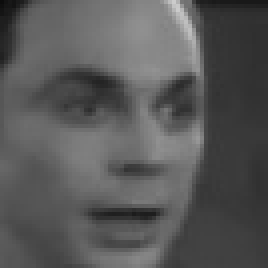
#> input picture Python-code/data/id0/28.jpeg, 67 x 67 px (shown 4 times larger); its folder holds only this picture in this run
$ python FaceRecog_Train.py
#> lines starting #> are read from the running program, lines starting #| are printed output that depends on the picture
#> the answer given: data/id0
import cv2
import os
import numpy as np

def faceDetection(test_img):
    gray_img=cv2.cvtColor(test_img,cv2.COLOR_BGR2GRAY)#convert color image to grayscale
    face_haar_cascade=cv2.CascadeClassifier(r'C:\face detection and behaviour detection\haarcascade_frontalface_default.xml')#Load haar classifier
    faces=face_haar_cascade.detectMultiScale(gray_img,scaleFactor=1.32,minNeighbors=5)#detectMultiScale returns rectangles

    return faces,gray_img

def labels_for_training_data(directory):
#> called with directory = 'data/id0'
    faces=[]
    faceID=[]

    for path,subdirnames,filenames in os.walk(directory):
        for filename in filenames:
            if filename.startswith("."):
                print("Skipping system file")#Skipping files that startwith .
                continue

            id=os.path.basename(path)#fetching subdirectory names
            img_path=os.path.join(path,filename)#fetching image path
            print("img_path:",img_path)
            print("id:",id)
            test_img=cv2.imread(img_path)#loading each image one by one
#> test_img is the input picture: shape (67, 67, 3); min 12, max 204, mean 87.8
            if test_img is None:
                print("Image not loaded properly")
                continue
            faces_rect,gray_img=faceDetection(test_img)#Calling faceDetection function to return faces detected in particular image
#> in faceDetection, `faces=face_haar_cascade.detectMultiScale(gray_img,scaleFactor=1.32,min..`: faces = [[8, 5, 54, 54]]
#> faces_rect = [[8, 5, 54, 54]]
            if len(faces_rect)!=1:
                continue #Since we are assuming only single person images are being fed to classifier
            (x,y,w,h)=faces_rect[0]
#> x = 8; y = 5; w = 54; h = 54
            roi_gray=gray_img[y:y+w,x:x+h]#cropping region of interest i.e. face area from grayscale image
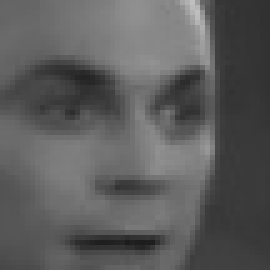
#> roi_gray: shape (54, 54) (shown 5 times larger); min 28, max 191, mean 92
            faces.append(roi_gray)
            faceID.append(int(id[-1]))
    return faces,faceID

def train_classifier(faces,faceID):
    face_recognizer=cv2.face.LBPHFaceRecognizer_create()
    face_recognizer.train(faces,np.array(faceID))
    return face_recognizer

path = input("Enter the path of the directory :")

faces,faceID=labels_for_training_data(path)
#> faces = 1 item; faceID = [0]
face_recognizer=train_classifier(faces,faceID)
face_recognizer.write('trainingData2.yml')

$ run again, on Python-code/data/id0/29.jpeg
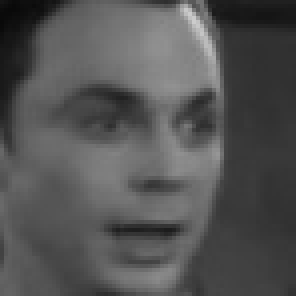
#> input picture Python-code/data/id0/29.jpeg, 74 x 74 px (shown 4 times larger)
#> in labels_for_training_data, test_img is the input picture: shape (74, 74, 3); min 9, max 204, mean 83.4
#> in faceDetection, `faces=face_haar_cascade.detectMultiScale(gray_img,scaleFactor=1.32,min..`: faces = [[12, 8, 56, 56]]
#> x = 12; y = 8; w = 56
#> in labels_for_training_data, `roi_gray=gray_img[y:y+w,x:x+h]#cropping region of interest i.e. face a..`:
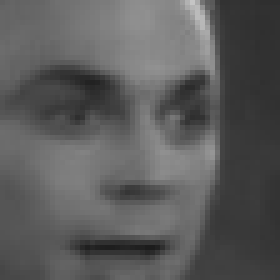
#> roi_gray: shape (56, 56) (shown 5 times larger); min 28, max 197, mean 90.9
#> `faces,faceID=labels_for_training_data(path)`: faces = 1 item; faceID = [0]
